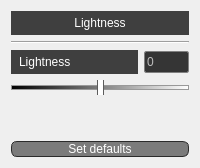
        <widget class="QWidget" name="LightnessPage">
         <layout class="QVBoxLayout" name="verticalLayout_12">
          <item>
           <widget class="QLabel" name="lightnessPageLabel">
            <property name="styleSheet">
             <string notr="true">QLabel{
	background: rgb(63,63,63);
	color: white;
	padding: 5px;
	font: 700 10pt &quot;Arial&quot;;
}</string>
            </property>
            <property name="text">
             <string>Lightness</string>
            </property>
            <property name="alignment">
             <set>Qt::AlignCenter</set>
            </property>
           </widget>
          </item>
          <item>
           <widget class="Line" name="separatorLight">
            <property name="orientation">
             <enum>Qt::Horizontal</enum>
            </property>
           </widget>
          </item>
          <item>
           <layout class="QHBoxLayout" name="LightnessHorizontalLayout">
            <item>
             <widget class="QLabel" name="lightLabel">
              <property name="styleSheet">
               <string notr="true">QLabel{
	background: rgb(63,63,63);
	color: white;
	padding: 5px;
	font: 700 10pt &quot;Arial&quot;;
}</string>
              </property>
              <property name="text">
               <string>Lightness</string>
              </property>
             </widget>
            </item>
            <item>
             <widget class="QSpinBox" name="lightIntValue">
              <property name="enabled">
               <bool>false</bool>
              </property>
              <property name="maximumSize">
               <size>
                <width>45</width>
                <height>22</height>
               </size>
              </property>
              <property name="styleSheet">
               <string notr="true">QSpinBox{
	border:1px solid grey;
	border-radius:2px;
	background:rgb(53,53,53);
}
</string>
              </property>
              <property name="buttonSymbols">
               <enum>QAbstractSpinBox::NoButtons</enum>
              </property>
              <property name="minimum">
               <number>-100</number>
              </property>
              <property name="maximum">
               <number>100</number>
              </property>
             </widget>
            </item>
           </layout>
          </item>
          <item>
           <widget class="QSlider" name="lightSlider">
            <property name="styleSheet">
             <string notr="true">QSlider::groove:horizontal {
    border: 1px solid #999999;
    height: 3px; 
    background: qlineargradient(spread:pad, x1:0, y1:0, x2:1, y2:0, stop:0 rgba(0, 0, 0, 255), stop:1 rgba(255, 255, 255, 255));
    margin: 15px 0;
}
QSlider::handle:horizontal {
    background: white;
    border: 1px solid #5c5c5c;
    width: 5px;
    margin: -12px 0; 
    border-radius: 5px;
}</string>
            </property>
            <property name="minimum">
             <number>-100</number>
            </property>
            <property name="maximum">
             <number>100</number>
            </property>
            <property name="pageStep">
             <number>0</number>
            </property>
            <property name="orientation">
             <enum>Qt::Horizontal</enum>
            </property>
           </widget>
          </item>
          <item>
           <spacer name="spacerLight">
            <property name="orientation">
             <enum>Qt::Vertical</enum>
            </property>
            <property name="sizeHint" stdset="0">
             <size>
              <width>20</width>
              <height>40</height>
             </size>
            </property>
           </spacer>
          </item>
          <item>
           <widget class="QPushButton" name="setDefaultsLight">
            <property name="styleSheet">
             <string notr="true">QPushButton{
	border: 1px solid rgb(43,43,43);
	border-radius: 6px;
	min-width: 30px;
	background: rgb(123, 123, 123);
	color:white;
}
QPushButton::pressed{
	background: rgb(83,83,83);
}
QPushButton::disabled{
	background: rgb(83,83,83);
}</string>
            </property>
            <property name="text">
             <string>Set defaults</string>
            </property>
           </widget>
          </item>
         </layout>
        </widget>
